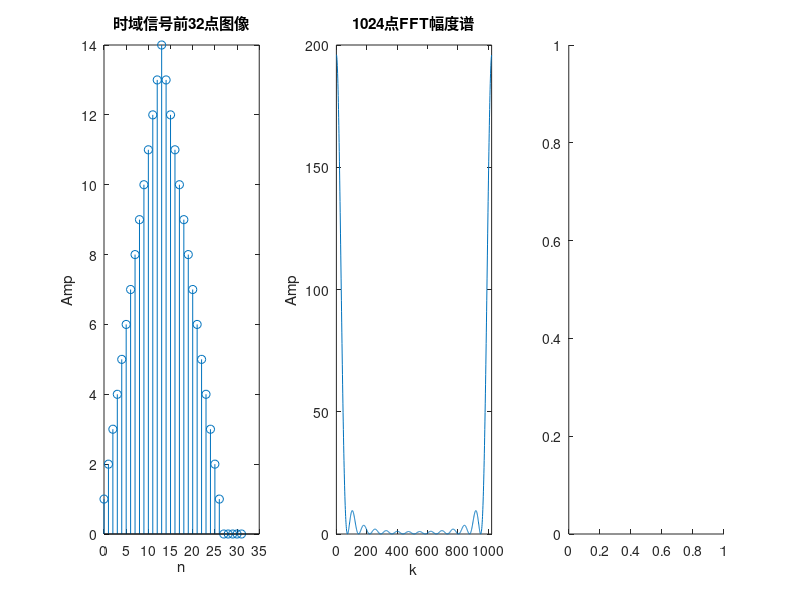

MATLAB code for this plot: (Note: this script raises an error after producing the figure.)
x_n = @(n) (n+1).*(0<=n&n<=13)+(27-n).*(14<=n&n<=26);
index_short = linspace(0,31,32);
index_long = linspace(0, 1023, 1024);
data_short = x_n(index_short);
data_long = x_n(index_long);
fft_long = fft(data_long);
subplot(1,3,1);
stem(index_short, data_short);
xlabel('n');
ylabel('Amp');
title('时域信号前32点图像');
subplot(1,3,2);
plot(index_long, abs(fft_long));
xlabel('k');
ylabel('Amp');
xlim([0 1023])
title('1024点FFT幅度谱');
subplot(1,3,3);
plot(index_long, phase(fft_long));
xlabel('k');
ylabel('phase');
xlim([0 1023]);
title('1024点FFT相位谱');